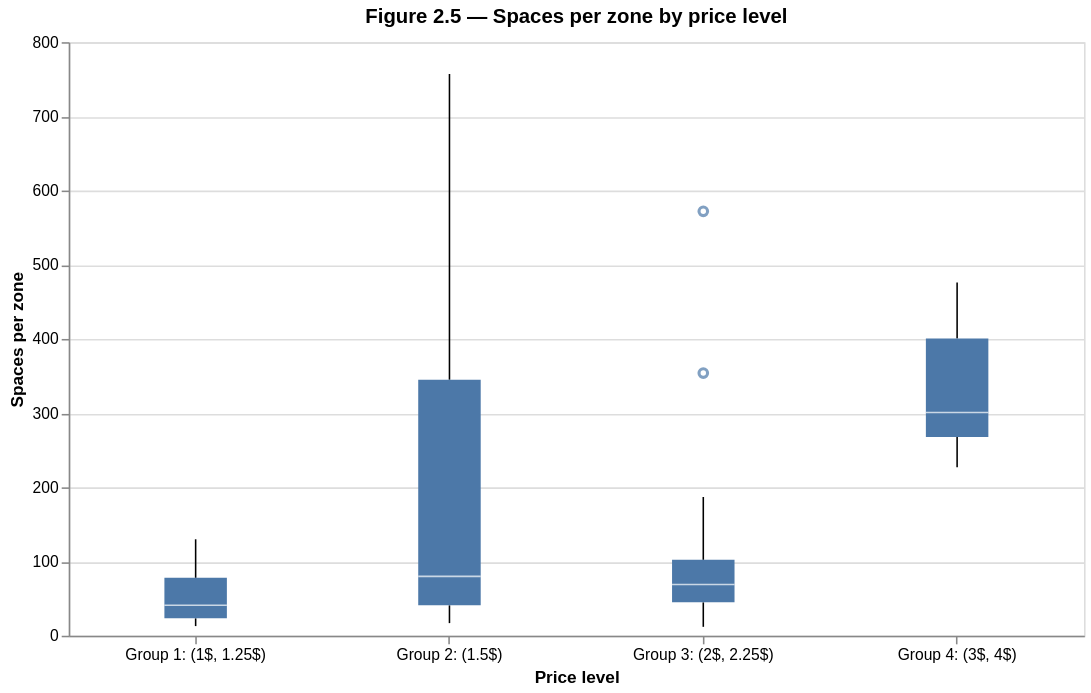

Write notebook code for a chart like this one.
### Code cell
# boxplot to compare the distribution of parking supply
box_spaces = (
    alt.Chart(price_busyness.to_pandas())
    .mark_boxplot(size=40)
    .encode(
        # x-axis: categorical price groups
        x=alt.X(
            "price_category:N",
            title="Price level",
            axis=alt.Axis(labelAngle=0),  # keep labels horizontal
        ),
        # y-axis: number of spaces available in each zone
        y=alt.Y(
            "spaces:Q",
            title="Spaces per zone"
        ),
        # tooltip: show the price category when hovering
        tooltip=[
            alt.Tooltip("price_category:N", title="Price level")
        ],
    )
    .properties(
        title="Figure 2.5 — Spaces per zone by price level",
        width=650,
        height=380,
    )
)

# display the chart
box_spaces

### Figure 1 — Vega-Lite specification as saved in the notebook (floating-point values rounded to 4 significant figures)
{"config": {"view": {"continuousWidth": 300, "continuousHeight": 300}}, "data": {"name": "data-e489b862641ca1eee9a201ed98f98d0a"}, "mark": {"type": "boxplot", "size": 40}, "encoding": {"tooltip": [{"field": "price_category", "title": "Price level", "type": "nominal"}], "x": {"axis": {"labelAngle": 0}, "field": "price_category", "title": "Price level", "type": "nominal"}, "y": {"field": "spaces", "title": "Spaces per zone", "type": "quantitative"}}, "height": 380, "title": "Figure 2.5 — Spaces per zone by price level", "width": 650, "$schema": "https://vega.github.io/schema/vega-lite/v5.20.1.json", "datasets": {"data-e489b862641ca1eee9a201ed98f98d0a": [{"zone_group_norm": "DOWNTOWN 2", "transactions": 1214879, "zone": "402 - Downtown 2", "spaces": 373, "type": "on-street", "transactions_per_space": 3257.0, "rate": 4.0, "price_category": "Group 4: (3$, 4$)"}, {"zone_group_norm": "CARRICK", "transactions": 40989, "zone": "416 - Carrick", "spaces": 65, "type": "on-street", "transactions_per_space": 630.6, "rate": 1.0, "price_category": "Group 1: (1$, 1.25$)"}, {"zone_group_norm": "HOMEWOOD ZENITH LOT", "transactions": 2539, "zone": "331 - Homewood Zenith Lot", "spaces": 24, "type": "off-street", "transactions_per_space": 105.8, "rate": 1.0, "price_category": "Group 1: (1$, 1.25$)"}, {"zone_group_norm": "BAKERY SQ", "transactions": 20947, "zone": "425 - Bakery Sq", "spaces": 45, "type": "on-street", "transactions_per_space": 465.5, "rate": 2.0, "price_category": "Group 3: (2$, 2.25$)"}, {"zone_group_norm": "MELLON PARK", "transactions": 39312, "zone": "414 - Mellon Park", "spaces": 76, "type": "on-street", "transactions_per_space": 517.3, "rate": 1.5, "price_category": "Group 2: (1.5$)"}, {"zone_group_norm": "OAKLAND 2", "transactions": 1071435, "zone": "408 - Oakland 2", "spaces": 301, "type": "on-street", "transactions_per_space": 3560.0, "rate": 3.0, "price_category": "Group 4: (3$, 4$)"}, {"zone_group_norm": "ASTEROID WARRINGTON LOT", "transactions": 19558, "zone": "355 - Asteroid Warrington Lot", "spaces": 13, "type": "off-street", "transactions_per_space": 1504.0, "rate": 1.0, "price_category": "Group 1: (1$, 1.25$)"}, {"zone_group_norm": "ANSLEY BEATTY LOT", "transactions": 14774, "zone": "311 - Ansley Beatty Lot", "spaces": 23, "type": "off-street", "transactions_per_space": 642.3, "rate": 1.0, "price_category": "Group 1: (1$, 1.25$)"}, {"zone_group_norm": "EAST OHIO STREET LOT", "transactions": 68679, "zone": "371 - East Ohio Street Lot", "spaces": 88, "type": "off-street", "transactions_per_space": 780.4, "rate": 1.5, "price_category": "Group 2: (1.5$)"}, {"zone_group_norm": "18 CARSON LOT", "transactions": 199160, "zone": "344 - 18th & Carson Lot", "spaces": 41, "type": "off-street", "transactions_per_space": 4858.0, "rate": 1.5, "price_category": "Group 2: (1.5$)"}, {"zone_group_norm": "PENN CIRCLE NW LOT", "transactions": 20064, "zone": "314 - Penn Circle NW Lot", "spaces": 125, "type": "off-street", "transactions_per_space": 160.5, "rate": 1.0, "price_category": "Group 1: (1$, 1.25$)"}, {"zone_group_norm": "OAKLAND 3", "transactions": 1134837, "zone": "409 - Oakland 3", "spaces": 476, "type": "on-street", "transactions_per_space": 2384.0, "rate": 3.0, "price_category": "Group 4: (3$, 4$)"}, {"zone_group_norm": "18 SIDNEY LOT", "transactions": 161954, "zone": "341 - 18th & Sidney Lot", "spaces": 45, "type": "off-street", "transactions_per_space": 3599.0, "rate": 1.5, "price_category": "Group 2: (1.5$)"}, {"zone_group_norm": "UPTOWN", "transactions": 895456, "zone": "403 - Uptown", "spaces": 690, "type": "on-street", "transactions_per_space": 1298.0, "rate": 1.5, "price_category": "Group 2: (1.5$)"}, {"zone_group_norm": "EAST CARSON LOT", "transactions": 143976, "zone": "342 - East Carson Lot", "spaces": 35, "type": "off-street", "transactions_per_space": 4114.0, "rate": 1.5, "price_category": "Group 2: (1.5$)"}, {"zone_group_norm": "42 BUTLER LOT", "transactions": 95523, "zone": "338 - 42nd & Butler Lot", "spaces": 22, "type": "off-street", "transactions_per_space": 4342.0, "rate": 2.0, "price_category": "Group 3: (2$, 2.25$)"}, {"zone_group_norm": "BLOOMFIELD", "transactions": 1365502, "zone": "406 - Bloomfield (On-street)", "spaces": 489, "type": "on-street", "transactions_per_space": 2792.0, "rate": 1.5, "price_category": "Group 2: (1.5$)"}, {"zone_group_norm": "EAST LIBERTY", "transactions": 1146769, "zone": "412 - East Liberty", "spaces": 483, "type": "on-street", "transactions_per_space": 2374.0, "rate": 1.5, "price_category": "Group 2: (1.5$)"}, {"zone_group_norm": "HILL DISTRICT", "transactions": 10793, "zone": "426 - Hill District", "spaces": 26, "type": "on-street", "transactions_per_space": 415.1, "rate": 1.25, "price_category": "Group 1: (1$, 1.25$)"}, {"zone_group_norm": "BROOKLINE LOT", "transactions": 2356, "zone": "361 - Brookline Lot", "spaces": 47, "type": "off-street", "transactions_per_space": 50.13, "rate": 1.5, "price_category": "Group 2: (1.5$)"}, {"zone_group_norm": "BEECHVIEW", "transactions": 32046, "zone": "418 - Beechview", "spaces": 78, "type": "on-street", "transactions_per_space": 410.8, "rate": 1.5, "price_category": "Group 2: (1.5$)"}, {"zone_group_norm": "BEECHVIEW LOT", "transactions": 3844, "zone": "363 - Beechview Lot", "spaces": 17, "type": "off-street", "transactions_per_space": 226.1, "rate": 1.5, "price_category": "Group 2: (1.5$)"}, {"zone_group_norm": "20 SIDNEY LOT", "transactions": 81990, "zone": "345 - 20th & Sidney Lot", "spaces": 80, "type": "off-street", "transactions_per_space": 1025.0, "rate": 1.5, "price_category": "Group 2: (1.5$)"}, {"zone_group_norm": "19 CARSON LOT", "transactions": 106088, "zone": "343 - 19th & Carson Lot", "spaces": 27, "type": "off-street", "transactions_per_space": 3929.0, "rate": 1.5, "price_category": "Group 2: (1.5$)"}, {"zone_group_norm": "FORBES MURRAY LOT", "transactions": 384766, "zone": "324 - Forbes Murray Lot", "spaces": 72, "type": "off-street", "transactions_per_space": 5344.0, "rate": 2.0, "price_category": "Group 3: (2$, 2.25$)"}, {"zone_group_norm": "52 BUTLER LOT", "transactions": 19184, "zone": "337 - 52nd & Butler Lot", "spaces": 12, "type": "off-street", "transactions_per_space": 1599.0, "rate": 2.0, "price_category": "Group 3: (2$, 2.25$)"}, {"zone_group_norm": "WALTER WARRINGTON LOT", "transactions": 2701, "zone": "354 - Walter/Warrington Lot", "spaces": 15, "type": "off-street", "transactions_per_space": 180.1, "rate": 1.0, "price_category": "Group 1: (1$, 1.25$)"}, {"zone_group_norm": "ALLENTOWN", "transactions": 16152, "zone": "417 - Allentown", "spaces": 23, "type": "on-street", "transactions_per_space": 702.3, "rate": 1.0, "price_category": "Group 1: (1$, 1.25$)"}, {"zone_group_norm": "DOUGLAS PHILLIPS LOT", "transactions": 63916, "zone": "323 - Douglas Phillips Lot", "spaces": 45, "type": "off-street", "transactions_per_space": 1420.0, "rate": 2.0, "price_category": "Group 3: (2$, 2.25$)"}, {"zone_group_norm": "EVA BEATTY LOT", "transactions": 55570, "zone": "307 - Eva Beatty Lot", "spaces": 130, "type": "off-street", "transactions_per_space": 427.5, "rate": 1.0, "price_category": "Group 1: (1$, 1.25$)"}, {"zone_group_norm": "MAIN ALEXANDER LOT", "transactions": 10308, "zone": "369 - Main/Alexander Lot", "spaces": 29, "type": "off-street", "transactions_per_space": 355.4, "rate": 1.0, "price_category": "Group 1: (1$, 1.25$)"}, {"zone_group_norm": "MT WASHINGTON", "transactions": 108623, "zone": "420 - Mt. Washington", "spaces": 98, "type": "on-street", "transactions_per_space": 1108.0, "rate": 1.5, "price_category": "Group 2: (1.5$)"}, {"zone_group_norm": "SHERIDAN KIRKWOOD LOT", "transactions": 103226, "zone": "302 - Sheridan Kirkwood Lot", "spaces": 114, "type": "off-street", "transactions_per_space": 905.5, "rate": 1.0, "price_category": "Group 1: (1$, 1.25$)"}, {"zone_group_norm": "STRIP DISTRICT", "transactions": 1585454, "zone": "404 - Strip Disctrict", "spaces": 428, "type": "on-street", "transactions_per_space": 3704.0, "rate": 3.0, "price_category": "Group 4: (3$, 4$)"}, {"zone_group_norm": "IVY BELLEFONTE LOT", "transactions": 577809, "zone": "328 - Ivy Bellefonte Lot", "spaces": 74, "type": "off-street", "transactions_per_space": 7808.0, "rate": 2.0, "price_category": "Group 3: (2$, 2.25$)"}, {"zone_group_norm": "NORTHSIDE", "transactions": 1320112, "zone": "421 - NorthSide", "spaces": 757, "type": "on-street", "transactions_per_space": 1744.0, "rate": 1.5, "price_category": "Group 2: (1.5$)"}, {"zone_group_norm": "SS SSW", "transactions": 2636020, "zone": "415 - SS & SSW", "spaces": 707, "type": "on-street", "transactions_per_space": 3728.0, "rate": 1.5, "price_category": "Group 2: (1.5$)"}, {"zone_group_norm": "LAWRENCEVILLE", "transactions": 415991, "zone": "405 - Lawrenceville", "spaces": 187, "type": "on-street", "transactions_per_space": 2225.0, "rate": 2.0, "price_category": "Group 3: (2$, 2.25$)"}, {"zone_group_norm": "SHADYSIDE", "transactions": 1318761, "zone": "411 - Shadyside", "spaces": 345, "type": "on-street", "transactions_per_space": 3822.0, "rate": 1.5, "price_category": "Group 2: (1.5$)"}, {"zone_group_norm": "OAKLAND 1", "transactions": 950750, "zone": "407 - Oakland 1", "spaces": 227, "type": "on-street", "transactions_per_space": 4188.0, "rate": 3.0, "price_category": "Group 4: (3$, 4$)"}, {"zone_group_norm": "TAMELLO BEATTY LOT", "transactions": 138385, "zone": "304 - Tamello Beatty Lot", "spaces": 76, "type": "off-street", "transactions_per_space": 1821.0, "rate": 1.0, "price_category": "Group 1: (1$, 1.25$)"}, {"zone_group_norm": "NORTHSHORE", "transactions": 410218, "zone": "422 - Northshore", "spaces": 237, "type": "on-street", "transactions_per_space": 1731.0, "rate": 3.0, "price_category": "Group 4: (3$, 4$)"}, {"zone_group_norm": "SQUIRREL HILL", "transactions": 1735411, "zone": "413 - Squirrel Hill", "spaces": 354, "type": "on-street", "transactions_per_space": 4902.0, "rate": 2.0, "price_category": "Group 3: (2$, 2.25$)"}, {"zone_group_norm": "WEST END", "transactions": 14662, "zone": "423 - West End", "spaces": 52, "type": "on-street", "transactions_per_space": 282.0, "rate": 1.0, "price_category": "Group 1: (1$, 1.25$)"}, {"zone_group_norm": "BEACON BARTLETT LOT", "transactions": 178493, "zone": "321 - Beacon Bartlett Lot", "spaces": 69, "type": "off-street", "transactions_per_space": 2587.0, "rate": 2.0, "price_category": "Group 3: (2$, 2.25$)"}, {"zone_group_norm": "OAKLAND 4", "transactions": 1290108, "zone": "410 - Oakland 4", "spaces": 572, "type": "on-street", "transactions_per_space": 2255.0, "rate": 2.25, "price_category": "Group 3: (2$, 2.25$)"}, {"zone_group_norm": "DOWNTOWN 1", "transactions": 1248084, "zone": "401 - Downtown 1", "spaces": 299, "type": "on-street", "transactions_per_space": 4174.0, "rate": 4.0, "price_category": "Group 4: (3$, 4$)"}, {"zone_group_norm": "BROOKLINE", "transactions": 482886, "zone": "419 - Brookline", "spaces": 201, "type": "on-street", "transactions_per_space": 2402.0, "rate": 1.5, "price_category": "Group 2: (1.5$)"}, {"zone_group_norm": "JCC FORBES LOT", "transactions": 320556, "zone": "325 - JCC/Forbes Lot", "spaces": 69, "type": "off-street", "transactions_per_space": 4646.0, "rate": 2.0, "price_category": "Group 3: (2$, 2.25$)"}, {"zone_group_norm": "SHERIDAN HARVARD LOT", "transactions": 20201, "zone": "301 - Sheridan Harvard Lot", "spaces": 41, "type": "off-street", "transactions_per_space": 492.7, "rate": 1.0, "price_category": "Group 1: (1$, 1.25$)"}, {"zone_group_norm": "OBERSERVATORY HILL LOT", "transactions": 7412, "zone": "375 - Oberservatory Hill Lot", "spaces": 23, "type": "off-street", "transactions_per_space": 322.3, "rate": 1.5, "price_category": "Group 2: (1.5$)"}, {"zone_group_norm": "BROWNSVILLE SANDKEY LOT", "transactions": 29491, "zone": "351 - Brownsville & Sandkey Lot", "spaces": 80, "type": "off-street", "transactions_per_space": 368.6, "rate": 1.0, "price_category": "Group 1: (1$, 1.25$)"}, {"zone_group_norm": "FORBES SHADY LOT", "transactions": 388099, "zone": "322 - Forbes Shady Lot", "spaces": 59, "type": "off-street", "transactions_per_space": 6578.0, "rate": 2.0, "price_category": "Group 3: (2$, 2.25$)"}, {"zone_group_norm": "FRIENDSHIP CEDARVILLE LOT", "transactions": 170133, "zone": "335 - Friendship Cedarville Lot", "spaces": 80, "type": "off-street", "transactions_per_space": 2127.0, "rate": 1.5, "price_category": "Group 2: (1.5$)"}, {"zone_group_norm": "TAYLOR STREET LOT", "transactions": 58780, "zone": "334 - Taylor Street Lot", "spaces": 26, "type": "off-street", "transactions_per_space": 2261.0, "rate": 1.5, "price_category": "Group 2: (1.5$)"}]}}
